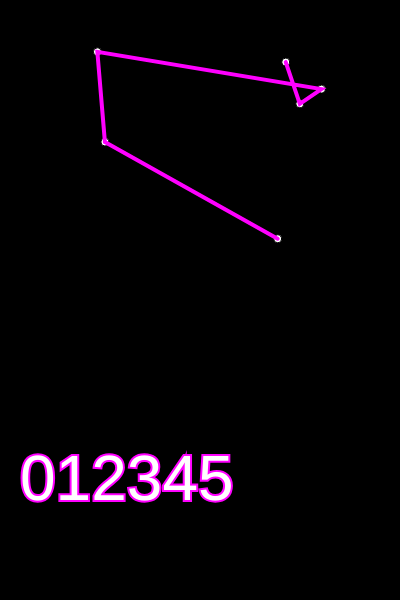
Frame 1 (no input)
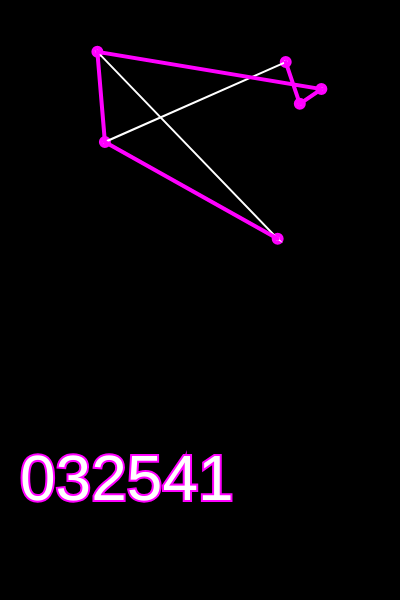
Frame 60 (no input)
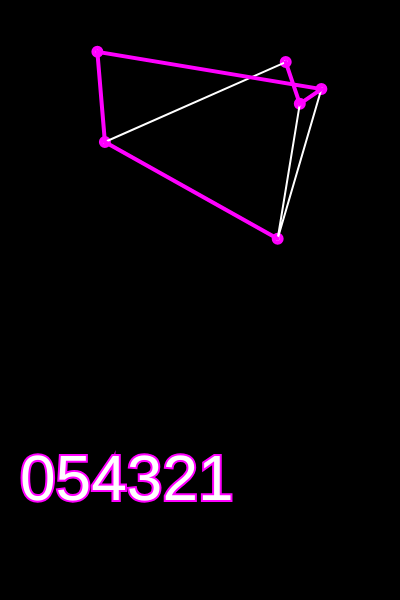
Frame 120 (the mouse pressed at the canvas centre since frame 60)

The p5.js sketch that drew these frames (run headless with seeded random() and noise() and a simulated clock; from frame 60 on, the mouse is pressed at the canvas centre):

// p5.js sketch
// ── sketch.js
let cities = [];
const totalCities = 6;
let order = [];
let recordDistance;
let best;

function setup() {
    createCanvas(400, 600);
    for (let i = 0; i < totalCities; i++) {
        let v = createVector(random(width), random(height/2));
        cities[i] = v;
        order[i] = i;
    }
    let d = calcDistance(cities);
    recordDistance = d;
    best = cities.slice();
}

function draw() {
    background(0);
    fill(255);
    for (let i = 0; i < cities.length; i++) {
        ellipse(cities[i].x, cities[i].y, 8, 8);
    }

    // swap strategy
    // let i = floor(random(cities.length));
    // let j = floor(random(cities.length));
    // swap(cities, i, j);

    let d = calcDistance(cities);
    if (d < recordDistance) {
        recordDistance = d;
        best = cities.slice();
        console.log(recordDistance);
        console.log(best);
    }

    // ?? what is begin/end shape
    stroke(255);
    strokeWeight(2);
    noFill();
    beginShape();
    for (let i = 0; i < cities.length; i++) {
        vertex(cities[i].x, cities[i].y);
    }
    endShape();
    //swap

    stroke(255, 0, 255);
    strokeWeight(4);
    noFill();
    beginShape();
    for (let i = 0; i < best.length; i++) {
        vertex(best[i].x, best[i].y);
    }
    endShape();

    textSize(64);
    let s = '';
    for (let i = 0; i < order.length; i++) {
        s += order[i];
    }
    fill(255);
    text(s, 20, height - 100);
    nextOrder();
}

function swap(a, i, j) {
    [a[i], a[j]] = [a[j], a[i]];
}

function calcDistance(points) {
    let sum = 0;
    let d;
    for (let i = 0; i < points.length-1; i++) {
        d = dist(points[i].x, points[i].y, points[i+1].x, points[i+1].y );
        sum += d;
    }
    return sum;
}




// Lexical order algorithm

function nextOrder() {
    let largestI = -1;
    let largestJ = -1;
    for (let i = 0; i < order.length-1; i++) {
        if (order[i] < order[i+1]) {
            largestI = i;
        }
    }
    if (largestI === -1) {
        noLoop();
        console.log('LargestI not found, Finished');
    }
    for (let i = 0; i < order.length; i++) {
        if (order[i] > order[largestI]) {
            largestJ = i;
        }
    }
    swap(order, largestI, largestJ);
    swap(cities, largestI, largestJ);
    //reverse i+1 .... n
    // for (let i = largestI+1; i < (order.length + largestI + 1)/2; i++) {
    //     swap(order, i, order.length - (i - largestI));
    // }
    let endArray = order.splice(largestI+1);
    endArray.reverse();
    order = [...order, ...endArray];
}
